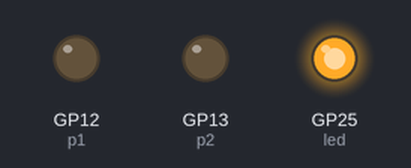
The program below on a simulated Raspberry Pi Pico running MicroPython. Parts: output pins drawn as LEDs (lit = HIGH).

Above: at 0.1 s.
At 0.8 s:
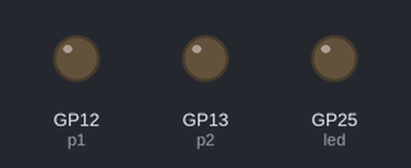
At 39.2 s:
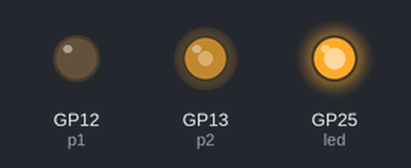
Timing chart, 0 to 40.0 s (numbered marks = the images above):
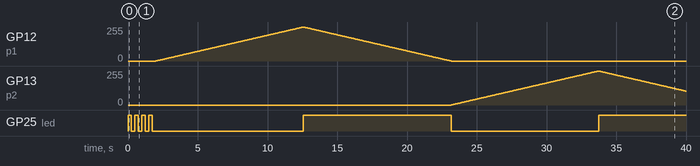

Measured:
- by itself, GP12 (p1): rises from 0/255 to 255/255 in 10.5 s, then falls to 0/255 in 10.6 s
- by itself, GP13 (p2): rises from 0/255 to 255/255 in 10.5 s, then falls to 104/255 in 6.3 s
- by itself, GP25 (led): goes 3 × (LOW 0.25 s, HIGH 0.25 s), LOW 10.8 s, HIGH 10.6 s, LOW 10.6 s, then HIGH

The program:

PWM-2ch.py
```python
# test Pi Pico W PWM function
# J.Beale 22-Nov-2022

from machine import Pin, PWM
from time import sleep

dtime = 0.004  # PWM update delay time in seconds
step = 25      # PWM 16-bit increment per cycle

p1 = PWM(Pin(12))
p2 = PWM(Pin(13))
p1.freq(1000)
p2.freq(1000)
p1.duty_u16(0)
p2.duty_u16(0)

led = machine.Pin('LED', machine.Pin.OUT)
for i in range(4):
    led.on()
    sleep(0.25)
    led.off()
    sleep(0.25)


while True:
    p1.duty_u16(0)
    p2.duty_u16(0)
    led.off()
    for duty in range(0,65535,step):
        p1.duty_u16(duty)
        sleep(dtime)

    led.on()
    for i in range(0,65535,step):
        duty = 65535-i
        p1.duty_u16(duty)
        sleep(dtime)

    led.off()
    p1.duty_u16(0)
    for duty in range(0,65535,step):
        p2.duty_u16(duty)
        sleep(dtime)
    led.on()
    for i in range(0,65535,step):
        duty = 65535-i
        p2.duty_u16(duty)
        sleep(dtime)
```
